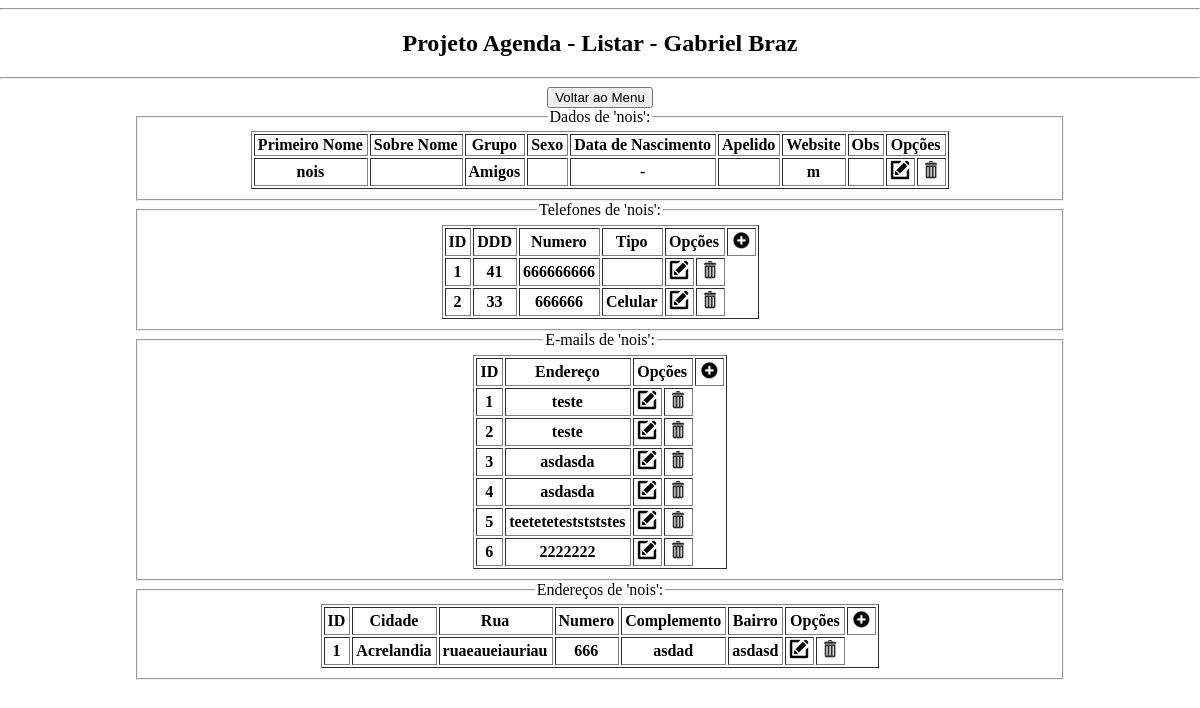
The app's page /listarExpandir.php?idExpansao=6&nomeExpansao=nois, older data.
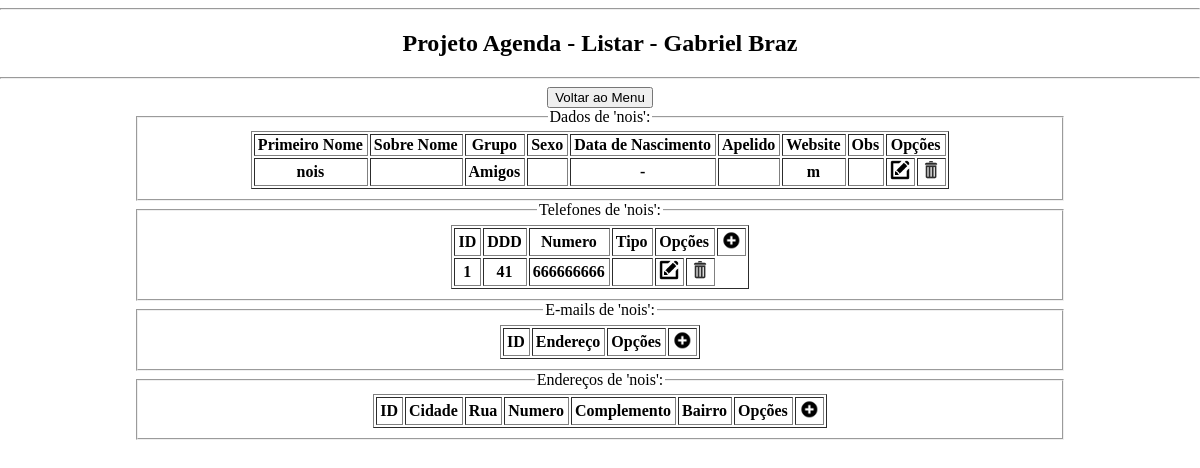
The same page, newer data.
### tables this page shows
CREATE TABLE `telefone` (
  `idTelefone` int(11) NOT NULL,
  `idEntidade_Telefone` int(11) NOT NULL,
  `idListaTipoTelefone_Telefone` int(11) DEFAULT NULL,
  `numero` varchar(10) NOT NULL,
  `ddd` varchar(3) NOT NULL
);

CREATE TABLE `listatipotelefone` (
  `idListaTipoTelefone` int(11) NOT NULL,
  `nome` varchar(30) NOT NULL
);

CREATE TABLE `email` (
  `idEmail` int(11) NOT NULL,
  `idEntidade_Email` int(11) NOT NULL,
  `endereco` varchar(200) NOT NULL
);

CREATE TABLE `endereco` (
  `idEndereco` int(11) NOT NULL,
  `idEntidade_Endereco` int(11) NOT NULL,
  `idCidade_Endereco` int(11) DEFAULT NULL,
  `rua` varchar(200) NOT NULL,
  `numero` int(11) NOT NULL,
  `complemento` varchar(15) DEFAULT NULL,
  `bairro` varchar(15) DEFAULT NULL
);

CREATE TABLE `cidade` (
  `idCidade` int(11) NOT NULL,
  `nome` varchar(50) DEFAULT NULL,
  `idEstado` int(11) DEFAULT NULL
);

### callListarEmail.php (the view, shortened to what this page needs)
<?php
	include "conexao.php";
	$sql = "SELECT idEmail, endereco FROM email WHERE idEntidade_Email = ?";
	$contatos = $conex -> prepare($sql);
	$contatos -> execute(array($id_entidade));
	foreach($contatos as $bolacha)
	{
			$id_email = $bolacha['idEmail'];
			$endereco_email = $bolacha['endereco'];
			echo "<tr>";
			echo "<th>".$id_email."</th>";
			echo "<th>".$endereco_email."</th>";
			echo "<th>
					<a href='editarEmail.php?idEntidade=$id_entidade&nomeEntidade=$nome_entidade&idEmail=$id_email'>
						<img src='imagens/Editar01.png' width='20px'>
					</a>
				  </th>";
			echo "<th>
					<a href='apagarEmail.php?idEntidade=$id_entidade&nomeEntidade=$nome_entidade&idEmail=$id_email'>
						<img src='imagens/Lixo01.png' width='20px'>
					</a>
				  </th>";
			echo "</tr>";
	}
	?>

### callListarEntidade.php (shortened to what this page needs)
<?php
	include "conexao.php";
	$sql = "SELECT listagrupo.nome as nomeGrupo, primeiroNome, sobreNome, ultimoNome, sexo, dataNascimento, apelido, website, Obs FROM entidade
		LEFT JOIN listagrupo ON listagrupo.idListaGrupo = entidade.IdListaGrupo_Entidade
		WHERE idEntidade = ?";
	$contatos = $conex -> prepare($sql);
	$contatos -> execute(array($id_entidade));
	foreach($contatos as $bolacha)
	{
			$primeiroNome = $bolacha['primeiroNome'];
			$sobreNome = $bolacha['sobreNome'];
			$ultimoNome = $bolacha['ultimoNome'];
			$sexo = $bolacha['sexo'];
			$dataNascimento = $bolacha['dataNascimento'];
			$apelido = $bolacha['apelido'];
			$website = $bolacha['website'];
			$Obs = $bolacha['Obs'];
			$grupo = $bolacha['nomeGrupo'];
			if($dataNascimento == "0000-00-00")
			{
				$dataNascimento = "-";
			} else
			{
				$data_nascimento =  date("d/m/Y",strtotime($bolacha['dataNascimento']));
			}
			echo "<tr>";
			echo "<th>".$primeiroNome."</th>";
			echo "<th>".$sobreNome." ".$ultimoNome."</th>";
			echo "<th>".$grupo."</th>";
			echo "<th align='center'>".$sexo."</th>";
			echo "<th align='center'>".$dataNascimento."</th>";
			echo "<th>".$apelido."</th>";
			echo "<th>".$website."</th>";
			echo "<th>".$Obs."</th>";
			echo "<th>
					<a href='editarEntidade.php?idEntidade=$id_entidade&nomeEntidade=$nome_entidade'>
						<img src='imagens/Editar01.png' width='20px'>
					</a>
				  </th>";
			echo "<th>
					<a href='excluir.php?idEntidade=$id_entidade&nomeEntidade=$nome_entidade'>
						<img src='imagens/Lixo01.png' width='20px'>
					</a>
				  </th>";
			echo "</tr>";
	}
?>

### callListarTelefone.php (shortened to what this page needs)
<?php
	include "conexao.php";
	$sql = "SELECT idTelefone, ddd, numero, listatipotelefone.nome as operadora
				FROM telefone
				LEFT JOIN listatipotelefone ON listatipotelefone.idListaTipoTelefone = telefone.idListaTipoTelefone_Telefone
			WHERE idEntidade_Telefone = ?";
	$contatos = $conex -> prepare($sql);
	$contatos -> execute(array($id_entidade));
	foreach($contatos as $bolacha)
	{
			$id_telefone = $bolacha['idTelefone'];
			$ddd_telefone = $bolacha['ddd'];
			$numero_telefone = $bolacha['numero'];
			$operadora_telefone = $bolacha['operadora'];
			echo "<tr>";
			echo "<th>".$id_telefone."</th>";
			echo "<th>".$ddd_telefone."</th>";
			echo "<th>".$numero_telefone."</th>";
			echo "<th align='center'>".$operadora_telefone."</th>";
			echo "<th>
					<a href='editarTelefone.php?idEntidade=$id_entidade&nomeEntidade=$nome_entidade&idTelefone=$id_telefone'>
						<img src='imagens/Editar01.png' width='20px'>
					</a>
				  </th>";
			echo "<th>
					<a href='apagarTelefone.php?idEntidade=$id_entidade&nomeEntidade=$nome_entidade&idTelefone=$id_telefone'>
						<img src='imagens/Lixo01.png' width='20px'>
					</a>
				  </th>";
			echo "</tr>";
	}
	?>

### callListarEndereco.php (shortened to what this page needs)
<?php
	include "conexao.php";
	$sql = "SELECT idEndereco, cidade.nome as Cidade , rua, numero, complemento, bairro
			FROM endereco
			LEFT JOIN cidade ON cidade.idCidade = endereco.idCidade_Endereco
			WHERE idEntidade_Endereco = ?";
	$contatos = $conex -> prepare($sql);
	$contatos -> execute(array($id_entidade));
	foreach($contatos as $bolacha)
	{
			$id_endereco = $bolacha['idEndereco'];
			$cidade_endereco = $bolacha['Cidade'];
			$rua_endereco = $bolacha['rua'];
			$numero_endereco = $bolacha['numero'];
			$complemento_endereco = $bolacha['complemento'];
			$bairro_endereco = $bolacha['bairro'];
			echo "<tr>";
			echo "<th>".$id_endereco."</th>";
			echo "<th>".$cidade_endereco."</th>";
			echo "<th>".$rua_endereco."</th>";
			echo "<th>".$numero_endereco."</th>";
			echo "<th>".$complemento_endereco."</th>";
			echo "<th>".$bairro_endereco."</th>";
			echo "<th>
					<a href='editarEndereco.php?idEntidade=$id_entidade&nomeEntidade=$nome_entidade&idEndereco=$id_endereco'>
						<img src='imagens/Editar01.png' width='20px'>
					</a>
				  </th>";
			echo "<th>
					<a href='apagarEndereco.php?idEntidade=$id_entidade&nomeEntidade=$nome_entidade&idEndereco=$id_endereco'>
						<img src='imagens/Lixo01.png' width='20px'>
					</a>
				  </th>";
			echo "</tr>";
	}
	?>

Row changes from the older to the newer data that the page shows:
removed telefone: idTelefone "2", ddd "33", numero "666666", idListaTipoTelefone_Telefone.nome "Celular"
removed email: idEmail "1", endereco "teste"
removed email: idEmail "2", endereco "teste"
removed email: idEmail "3", endereco "asdasda"
removed email: idEmail "4", endereco "asdasda"
removed email: idEmail "5", endereco "teeteteteststststes"
removed email: idEmail "6", endereco "2222222"
removed endereco: idEndereco "1", idCidade_Endereco.nome "Acrelandia", rua "ruaeaueiauriau", numero "666", complemento "asdad", bairro "asdasd"
